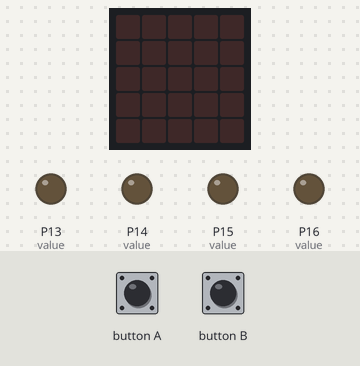
The program below on a simulated BBC micro:bit (MakeCode). Parts: the board's 5×5 LED display, output pins drawn as LEDs (lit = HIGH). The test bench sets the inputs (shaded band).

Above: at 1.2 s.
1.3 s: button A pressed for 0.15 s
At 3.7 s:
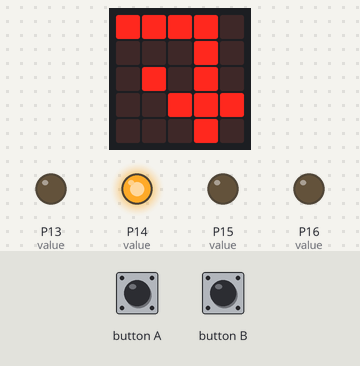
At 10.3 s:
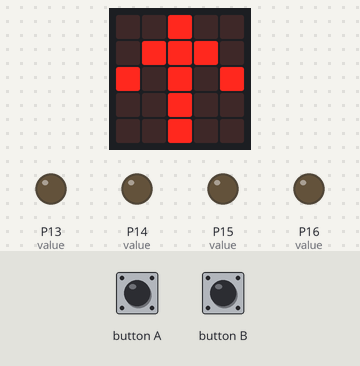
Timing chart, 0 to 11.8 s (numbered marks = the images above; inputs shaded):
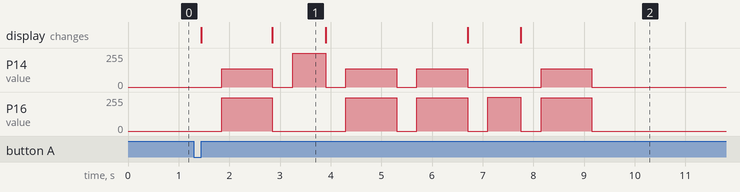

The program:

main.ts
```typescript
input.onButtonPressed(Button.A, function () {
    custom.Forward()
    custom.RightRotation()
    custom.Forward()
    custom.Forward()
    custom.LeftRotation()
    custom.Forward()
})
input.onButtonPressed(Button.B, function () {

})
basic.forever(function () {

})
```

custom.ts
```typescript
// (licence header left out)
/**
 *  命令
 */
enum CustomCommand {
    //% block="ていし（停止）"
    Stop = 0,
    //% block="かいてん（回転）"
    Rotate = 1,
    //% block="まえにすすむ（前進）"
    Forward = 3,
    //% block="うしろにすすむ（更新）"
    Back = 4
}
/**
 *  前進／後進
 */
enum CustomAction{
    //% block="まえにすすむ（前進）"
    Forward = 0,
    //% block="うしろにすすむ（後進）"
    Back = 1
}
/**
 *  左右進行方向
 */
enum CustomDistination {
    //% block="右（みぎ）"
    Right = 0,
    //% block="左（ひだり）"
    Left = 1
}
/**
 *  カスタムブロック
 */
//% weight=0 color=#F22E1F icon="\uf076" block="ビットカー"
namespace custom {
    let nowStatus = CustomCommand.Stop;
    let p14_forward = 545;          // 前進するためのP14回転数
    let p16_forward = 1000;         // 前進するためのP16回転数
    let forwardStop = 1000;  // 前進して停止するまでの時間(msec)
    let p14_back = 400;      // 後退するためのP14回転数
    let p16_back = 1000;     // 後退するためのP16回転数
    let backStop = 1000;     // 後退して停止するまでの時間(msec)

    /**
    * ビットカーを停止
    */
    export function Stop() : void {
        WriteAnalogPin(AnalogPin.P14, 0);
        WriteAnalogPin(AnalogPin.P16, 0);
    }
    /**
    * ビットカーを前進
    */
    //% block="↑(まっすぐすすむ）"
    //% group="レベル1"
    export function Forward(): void {
        basic.showLeds(`
        . . # . .
        . # # # .
        # . # . #
        . . # . .
        . . # . .
        `)
        //前進
        WriteDigtalPin(DigitalPin.P13, 0);
        WriteDigtalPin(DigitalPin.P15, 0);
        WriteAnalogPin(AnalogPin.P14, p14_forward);
        WriteAnalogPin(AnalogPin.P16, p16_forward);
        basic.pause(forwardStop);
        Stop();
    }
    /**
    * ビットカーを後進
    */
    //% block="↓(うしろにすすむ）"
    //% group="レベル1"
    export function Back(): void {
        basic.showLeds(`
        . . # . .
        . . # . .
        # . # . #
        . # # # .
        . . # . .
        `)
        WriteDigtalPin(DigitalPin.P13, 1);
        WriteDigtalPin(DigitalPin.P15, 1);
        WriteAnalogPin(AnalogPin.P14, p14_back);
        WriteAnalogPin(AnalogPin.P16, p16_back);
        basic.pause(backStop);
        Stop();
    }
    /**
    * ビットカーを左回転（９０度）
    */
    //% block="↶（ひだりにかいてん）"
    //% group="レベル1"
    export function LeftRotation() : void {
        Rotation(CustomDistination.Left);
    }
    /**
    * ビットカーを右回転（９０度）
    */
    //% block="↷（みぎにかいてん）"
    //% group="レベル1"
    export function RightRotation() : void {
        Rotation(CustomDistination.Right);
    }
    /**
    * ビットカーを９０度回転させる（内部関数）
    */
    export function Rotation(value: CustomDistination) : void {
        switch (value) {
            case CustomDistination.Left: //　左90度回転
                basic.showLeds(`
                . # # # #
                . # . . .
                . # . # .
                # # # . .
                . # . . .
                `)
                WriteDigtalPin(DigitalPin.P15, 0);
                WriteAnalogPin(AnalogPin.P16, 1023);
                basic.pause(650);
                WriteAnalogPin(AnalogPin.P16, 0);
                break;
            case CustomDistination.Right: // 右90度回転
                basic.showLeds(`
                # # # # .
                . . . # .
                . # . # .
                . . # # #
                . . . # .
                `)
                WriteDigtalPin(DigitalPin.P13, 0);
                WriteAnalogPin(AnalogPin.P14, 1023);
                basic.pause(650);
                WriteAnalogPin(AnalogPin.P14, 0);
                break;
            default:
                break;
        }
    }
    export function WriteDigtalPin(value: DigitalPin, value2: number) : void {
        pins.digitalWritePin(value, value2);
    }
    export function WriteAnalogPin(value: AnalogPin, value2: number) :void {
        pins.analogWritePin(value, value2);
    }
}
```

test.ts
```typescript
// テストはここに来ます。このパッケージが拡張機能として使用されるときにはコンパイルされません。
```

Measured:
- after the input at 1.3 s, P14 (value): 0/255 → 136/255 after 0.55 s, → 0/255 1.0 s later, → 255/255 0.40 s later, → 0/255 0.65 s later, … (10 changes in this stretch); P16 (value): 0/255 → 249/255 after 0.55 s, → 0/255 1.0 s later, → 249/255 1.5 s later, → 0/255 1.0 s later, … (10 changes in this stretch)
- what the display in image 1 shows lasts 1.0 s, from 2.9 s to 3.9 s
